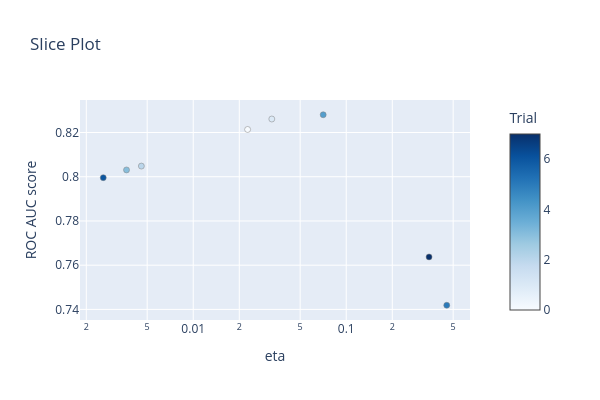

Write notebook code for a chart like this one.
### Code cell
from optuna.visualization import plot_slice

fig = plot_slice(study, target= lambda trial: trial.values[0], target_name= 'ROC AUC score')
fig.update_layout(height=400, width=600)

### Figure 1 — Plotly figure (JSON) as saved in the notebook; plotly's stock layout.template omitted (floating-point values rounded to 4 significant figures)
{"data": [{"marker": {"color": [0, 1, 2, 3, 4, 5, 6, 7], "colorbar": {"title": {"text": "Trial"}, "x": 1, "xpad": 40, "y": 0.5}, "colorscale": [[0, "rgb(247,251,255)"], [0.125, "rgb(222,235,247)"], [0.25, "rgb(198,219,239)"], [0.375, "rgb(158,202,225)"], [0.5, "rgb(107,174,214)"], [0.625, "rgb(66,146,198)"], [0.75, "rgb(33,113,181)"], [0.875, "rgb(8,81,156)"], [1, "rgb(8,48,107)"]], "line": {"color": "Grey", "width": 0.5}}, "mode": "markers", "name": "Feasible Trial", "showlegend": false, "type": "scatter", "x": [0.02267, 0.03263, 0.004581, 0.003665, 0.0707, 0.454, 0.002581, 0.3478], "y": [0.8214, 0.8261, 0.8048, 0.8031, 0.828, 0.7419, 0.7996, 0.7637]}], "layout": {"height": 400, "title": {"text": "Slice Plot"}, "width": 600, "xaxis": {"autorange": true, "range": [-2.74, -0.1909], "title": {"text": "eta"}, "type": "log"}, "yaxis": {"autorange": true, "range": [0.7352, 0.8347], "title": {"text": "ROC AUC score"}, "type": "linear"}}}
